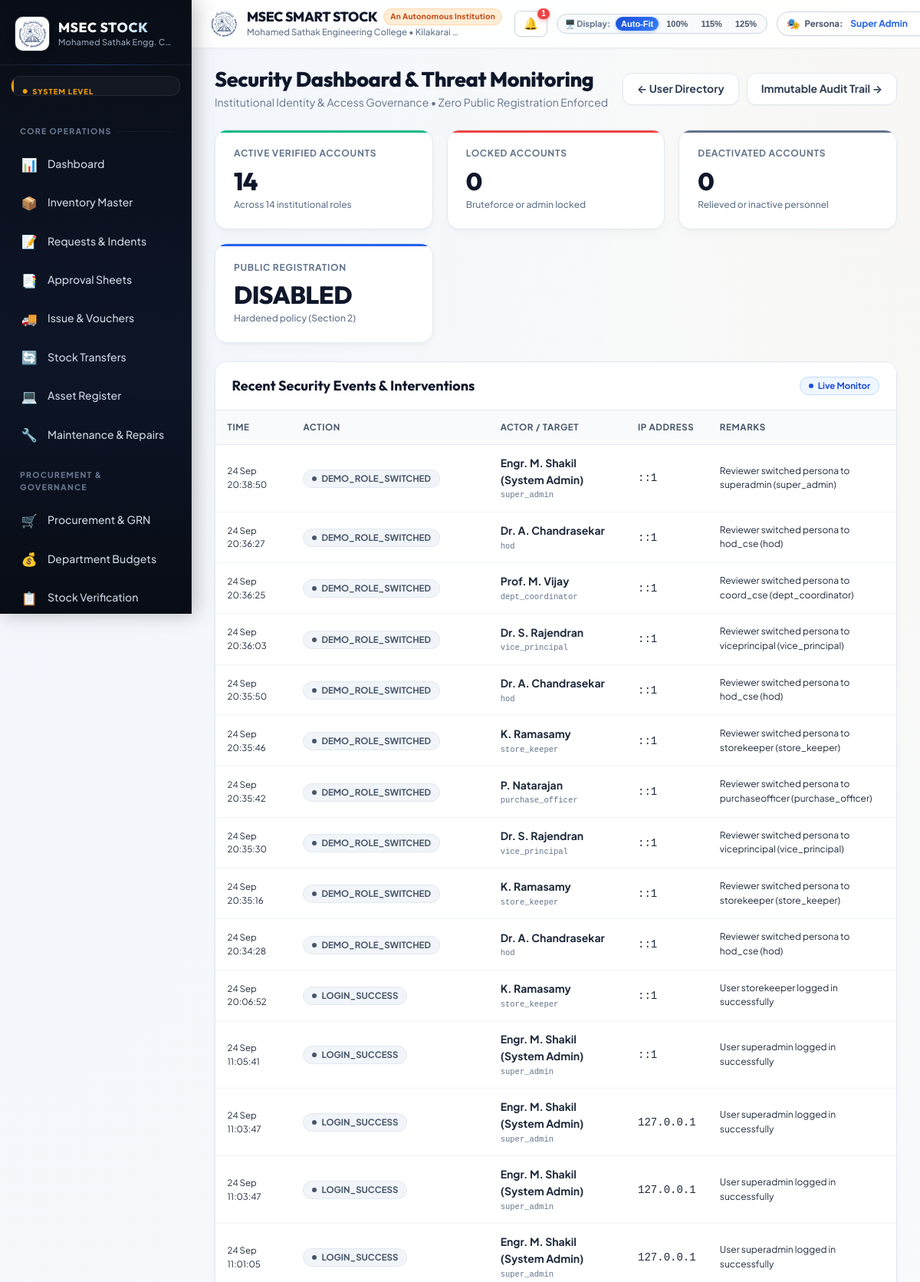
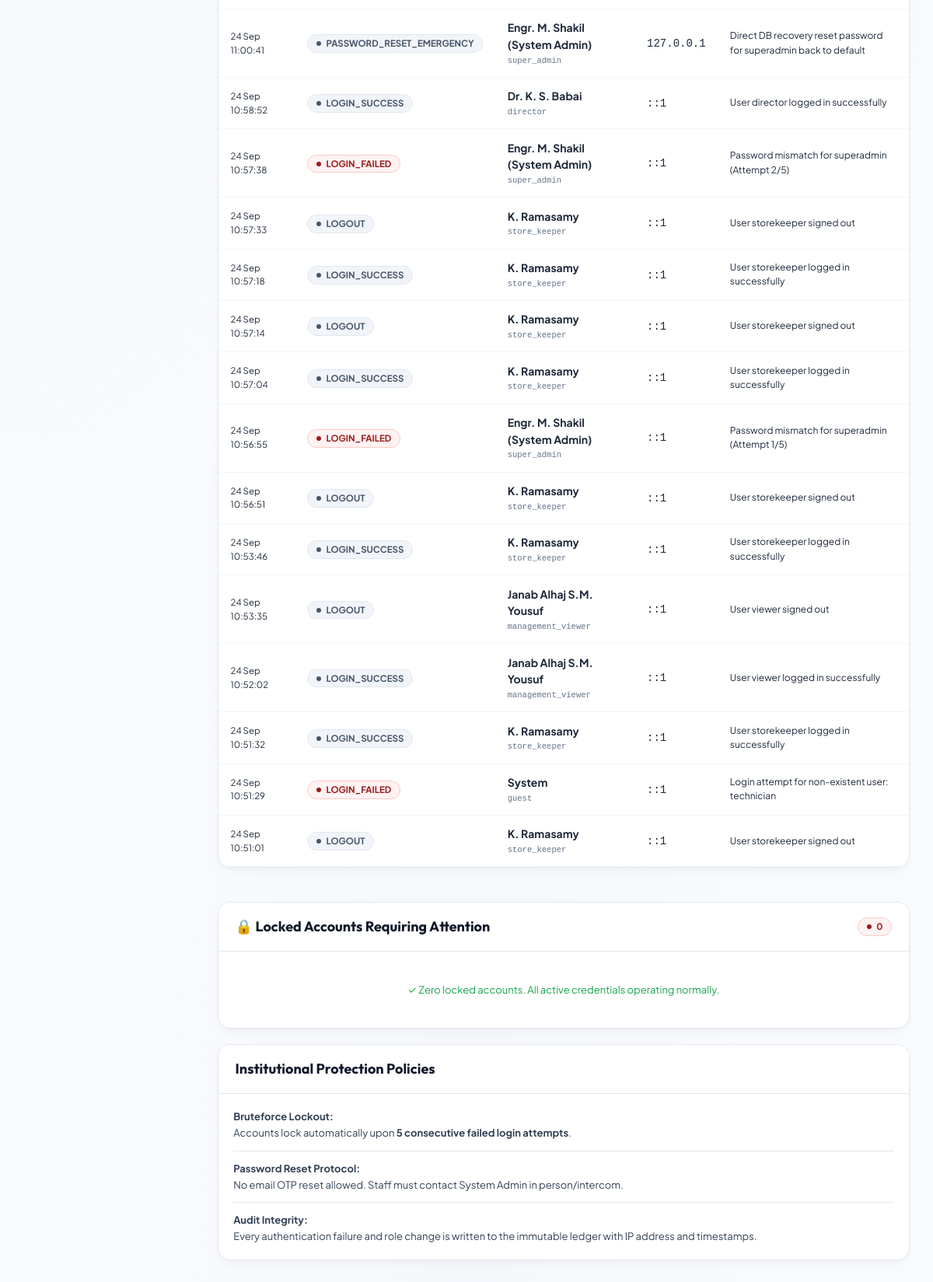
Screenshot of /index.php?route=admin_security (signed in) with the database file from the repository (2 pictures, top to bottom).
### tables this page shows
CREATE TABLE audit_logs (
                id INTEGER PRIMARY KEY AUTOINCREMENT,
                user_id INT NULL,
                role VARCHAR(50),
                action VARCHAR(100) NOT NULL,
                module VARCHAR(100) NOT NULL,
                entity_type VARCHAR(100) NULL,
                entity_id INT NULL,
                old_values TEXT NULL,
                new_values TEXT NULL,
                remarks TEXT NULL,
                ip_address VARCHAR(50),
                created_at DATETIME DEFAULT (datetime('now', 'localtime'))
            );

CREATE TABLE users (
                id INTEGER PRIMARY KEY AUTOINCREMENT,
                username VARCHAR(100) NOT NULL UNIQUE,
                password_hash VARCHAR(255) NOT NULL,
                full_name VARCHAR(150) NOT NULL,
                email VARCHAR(150) NOT NULL UNIQUE,
                phone VARCHAR(50),
                employee_id VARCHAR(50),
                designation VARCHAR(150),
                role_key VARCHAR(50) NOT NULL,
                dept_id INT NULL,
                lab_id INT NULL,
                status VARCHAR(50) DEFAULT 'Active',
                failed_attempts INT DEFAULT 0,
                locked_until DATETIME NULL,
                last_login_at DATETIME NULL,
                last_login_ip VARCHAR(50) NULL,
                created_at DATETIME DEFAULT (datetime('now', 'localtime'))
            );

### core/AuditLogger.php (called while the page is built, shortened)
<?php
class AuditLogger {
    public static function getSecurityEvents(int $limit = 50): array {
        try {
            $pdo = Database::getInstance();
            $stmt = $pdo->prepare("
                SELECT a.*, u.full_name, u.username
                FROM audit_logs a
                LEFT JOIN users u ON a.user_id = u.id
                WHERE a.module IN ('Security', 'Authentication', 'User Management')
                ORDER BY a.id DESC LIMIT ?
            ");
            $stmt->execute([$limit]);
            return $stmt->fetchAll(PDO::FETCH_ASSOC);
        } catch (Exception $e) {
            return [];
        }
    }
}

### views/admin/security.php (the view, shortened to what this page needs)
<?php
$pdo = Database::getInstance();
$activeUsersCount = (int)$pdo->query("SELECT COUNT(*) FROM users WHERE status = 'Active'")->fetchColumn();
$lockedUsersCount = (int)$pdo->query("SELECT COUNT(*) FROM users WHERE status = 'Locked'")->fetchColumn();
$disabledUsersCount = (int)$pdo->query("SELECT COUNT(*) FROM users WHERE status = 'Inactive'")->fetchColumn();
$securityLogs = AuditLogger::getSecurityEvents(30);
$lockedUsers = $pdo->query("
    SELECT u.*, d.code as dept_code
    FROM users u
    LEFT JOIN departments d ON u.dept_id = d.id
    WHERE u.status = 'Locked'
")->fetchAll(PDO::FETCH_ASSOC);
?>
<div class="page-header">
    <div>
        <h2 class="page-title">Security Dashboard & Threat Monitoring</h2>
        <div class="page-desc">Institutional Identity & Access Governance &bull; Zero Public Registration Enforced</div>
    </div>
    <div style="display: flex; gap: 10px;">
        <a href="index.php?route=admin_users" class="btn btn-secondary">&larr; User Directory</a>
        <a href="index.php?route=admin_audit" class="btn btn-secondary">Immutable Audit Trail &rarr;</a>
    </div>
</div>
<div class="stats-grid">
    <div class="stat-card success">
        <div class="stat-title">Active Verified Accounts</div>
        <div class="stat-value"><?= number_format($activeUsersCount) ?></div>
        <div class="stat-subtext">Across 14 institutional roles</div>
    </div>
    <div class="stat-card danger">
        <div class="stat-title">Locked Accounts</div>
        <div class="stat-value"><?= number_format($lockedUsersCount) ?></div>
        <div class="stat-subtext">Bruteforce or admin locked</div>
    </div>
    <div class="stat-card neutral">
        <div class="stat-title">Deactivated Accounts</div>
        <div class="stat-value"><?= number_format($disabledUsersCount) ?></div>
        <div class="stat-subtext">Relieved or inactive personnel</div>
    </div>
    <div class="stat-card primary">
        <div class="stat-title">Public Registration</div>
        <div class="stat-value">DISABLED</div>
        <div class="stat-subtext">Hardened policy (Section 2)</div>
    </div>
</div>
<div class="responsive-split-grid">
    <div class="card">
        <div class="card-header">
            <div class="card-title">Recent Security Events & Interventions</div>
            <span class="badge badge-primary">Live Monitor</span>
        </div>
        <div class="card-body" style="padding: 0;">
            <div class="data-table-container">
                <table class="data-table">
                    <thead>
                        <tr>
                            <th>Time</th>
                            <th>Action</th>
                            <th>Actor / Target</th>
                            <th>IP Address</th>
                            <th>Remarks</th>
                        </tr>
                    </thead>
                    <tbody>
                        <?php if (empty($securityLogs)): ?>
                            <tr>
                                <td colspan="5" style="text-align: center; padding: 24px; color: #64748b;">No recent security incidents logged.</td>
                            </tr>
                        <?php else: ?>
                            <?php foreach ($securityLogs as $log):
                                $isAlert = in_array($log['action'], ['USER_LOCKED', 'USER_LOCKED_AUTO', 'LOGIN_FAILED', 'LOGIN_BLOCKED_LOCKED']);
                            ?>
                                <tr>
                                    <td style="font-size: 11.5px;"><?= date('d M H:i:s', strtotime($log['created_at'])) ?></td>
                                    <td>
                                        <span class="badge <?= $isAlert ? 'badge-danger' : 'badge-neutral' ?>">
                                            <?= htmlspecialchars($log['action']) ?>
                                        </span>
                                    </td>
                                    <td>
                                        <strong><?= htmlspecialchars($log['full_name'] ?? $log['username'] ?? 'System') ?></strong>
                                        <div style="font-size: 10.5px; color: #64748b;"><code><?= htmlspecialchars($log['role']) ?></code></div>
                                    </td>
                                    <td><code><?= htmlspecialchars($log['ip_address'] ?? '127.0.0.1') ?></code></td>
                                    <td style="font-size: 12px;"><?= htmlspecialchars($log['remarks'] ?? '') ?></td>
                                </tr>
                            <?php endforeach; ?>
                        <?php endif; ?>
                    </tbody>
                </table>
            </div>
        </div>
    </div>
    <div>
        <div class="card" style="margin-bottom: 20px;">
            <div class="card-header">
                <div class="card-title">🔒 Locked Accounts Requiring Attention</div>
                <span class="badge badge-danger"><?= count($lockedUsers) ?></span>
            </div>
            <div class="card-body">
                <?php if (empty($lockedUsers)): ?>
                    <div style="text-align: center; padding: 20px; color: #16a34a; font-size: 13px;">
                        ✓ Zero locked accounts. All active credentials operating normally.
                    </div>
                <?php endif; ?>
            </div>
        </div>
        <div class="card">
            <div class="card-header">
                <div class="card-title">Institutional Protection Policies</div>
            </div>
            <div class="card-body" style="font-size: 13px; line-height: 1.6; color: #334155;">
                <div style="margin-bottom: 12px; padding-bottom: 12px; border-bottom: 1px solid #e2e8f0;">
                    <strong>Bruteforce Lockout:</strong><br>
                    Accounts lock automatically upon <strong>5 consecutive failed login attempts</strong>.
                </div>
                <div style="margin-bottom: 12px; padding-bottom: 12px; border-bottom: 1px solid #e2e8f0;">
                    <strong>Password Reset Protocol:</strong><br>
                    No email OTP reset allowed. Staff must contact System Admin in person/intercom.
                </div>
                <div>
                    <strong>Audit Integrity:</strong><br>
                    Every authentication failure and role change is written to the immutable ledger with IP address and timestamps.
                </div>
            </div>
        </div>
    </div>
</div>

### rows the page displays
audit_logs: created_at "24 Sep 20:38:50", action "DEMO_ROLE_SWITCHED", user.full_name "Engr. M. Shakil (System Admin)", role "super_admin", ip_address "::1", remarks "Reviewer switched persona to superadmin (super_admin)"
audit_logs: created_at "24 Sep 20:36:27", action "DEMO_ROLE_SWITCHED", user.full_name "Dr. A. Chandrasekar", role "hod", ip_address "::1", remarks "Reviewer switched persona to hod_cse (hod)"
audit_logs: created_at "24 Sep 20:36:25", action "DEMO_ROLE_SWITCHED", user.full_name "Prof. M. Vijay", role "dept_coordinator", ip_address "::1", remarks "Reviewer switched persona to coord_cse (dept_coordinator)"
audit_logs: created_at "24 Sep 20:36:03", action "DEMO_ROLE_SWITCHED", user.full_name "Dr. S. Rajendran", role "vice_principal", ip_address "::1", remarks "Reviewer switched persona to viceprincipal (vice_principal)"
audit_logs: created_at "24 Sep 20:35:50", action "DEMO_ROLE_SWITCHED", user.full_name "Dr. A. Chandrasekar", role "hod", ip_address "::1", remarks "Reviewer switched persona to hod_cse (hod)"
audit_logs: created_at "24 Sep 20:35:46", action "DEMO_ROLE_SWITCHED", user.full_name "K. Ramasamy", role "store_keeper", ip_address "::1", remarks "Reviewer switched persona to storekeeper (store_keeper)"
audit_logs: created_at "24 Sep 20:35:42", action "DEMO_ROLE_SWITCHED", user.full_name "P. Natarajan", role "purchase_officer", ip_address "::1", remarks "Reviewer switched persona to purchaseofficer (purchase_officer)"
audit_logs: created_at "24 Sep 20:35:30", action "DEMO_ROLE_SWITCHED", user.full_name "Dr. S. Rajendran", role "vice_principal", ip_address "::1", remarks "Reviewer switched persona to viceprincipal (vice_principal)"
audit_logs: created_at "24 Sep 20:35:16", action "DEMO_ROLE_SWITCHED", user.full_name "K. Ramasamy", role "store_keeper", ip_address "::1", remarks "Reviewer switched persona to storekeeper (store_keeper)"
audit_logs: created_at "24 Sep 20:34:28", action "DEMO_ROLE_SWITCHED", user.full_name "Dr. A. Chandrasekar", role "hod", ip_address "::1", remarks "Reviewer switched persona to hod_cse (hod)"
audit_logs: created_at "24 Sep 20:06:52", action "LOGIN_SUCCESS", user.full_name "K. Ramasamy", role "store_keeper", ip_address "::1", remarks "User storekeeper logged in successfully"
audit_logs: created_at "24 Sep 11:05:41", action "LOGIN_SUCCESS", user.full_name "Engr. M. Shakil (System Admin)", role "super_admin", ip_address "::1", remarks "User superadmin logged in successfully"
audit_logs: created_at "24 Sep 11:03:47", action "LOGIN_SUCCESS", user.full_name "Engr. M. Shakil (System Admin)", role "super_admin", ip_address "127.0.0.1", remarks "User superadmin logged in successfully"
audit_logs: created_at "24 Sep 11:03:47", action "LOGIN_SUCCESS", user.full_name "Engr. M. Shakil (System Admin)", role "super_admin", ip_address "127.0.0.1", remarks "User superadmin logged in successfully"
audit_logs: created_at "24 Sep 11:01:05", action "LOGIN_SUCCESS", user.full_name "Engr. M. Shakil (System Admin)", role "super_admin", ip_address "127.0.0.1", remarks "User superadmin logged in successfully"
audit_logs: created_at "24 Sep 11:00:41", action "PASSWORD_RESET_EMERGENCY", user.full_name "Engr. M. Shakil (System Admin)", role "super_admin", ip_address "127.0.0.1", remarks "Direct DB recovery reset password for superadmin back to default"
audit_logs: created_at "24 Sep 10:58:52", action "LOGIN_SUCCESS", user.full_name "Dr. K. S. Babai", role "director", ip_address "::1", remarks "User director logged in successfully"
audit_logs: created_at "24 Sep 10:57:38", action "LOGIN_FAILED", user.full_name "Engr. M. Shakil (System Admin)", role "super_admin", ip_address "::1", remarks "Password mismatch for superadmin (Attempt 2/5)"
audit_logs: created_at "24 Sep 10:57:33", action "LOGOUT", user.full_name "K. Ramasamy", role "store_keeper", ip_address "::1", remarks "User storekeeper signed out"
audit_logs: created_at "24 Sep 10:57:18", action "LOGIN_SUCCESS", user.full_name "K. Ramasamy", role "store_keeper", ip_address "::1", remarks "User storekeeper logged in successfully"
audit_logs: created_at "24 Sep 10:57:14", action "LOGOUT", user.full_name "K. Ramasamy", role "store_keeper", ip_address "::1", remarks "User storekeeper signed out"
audit_logs: created_at "24 Sep 10:57:04", action "LOGIN_SUCCESS", user.full_name "K. Ramasamy", role "store_keeper", ip_address "::1", remarks "User storekeeper logged in successfully"
audit_logs: created_at "24 Sep 10:56:55", action "LOGIN_FAILED", user.full_name "Engr. M. Shakil (System Admin)", role "super_admin", ip_address "::1", remarks "Password mismatch for superadmin (Attempt 1/5)"
audit_logs: created_at "24 Sep 10:56:51", action "LOGOUT", user.full_name "K. Ramasamy", role "store_keeper", ip_address "::1", remarks "User storekeeper signed out"
audit_logs: created_at "24 Sep 10:53:46", action "LOGIN_SUCCESS", user.full_name "K. Ramasamy", role "store_keeper", ip_address "::1", remarks "User storekeeper logged in successfully"
audit_logs: created_at "24 Sep 10:53:35", action "LOGOUT", user.full_name "Janab Alhaj S.M. Yousuf", role "management_viewer", ip_address "::1", remarks "User viewer signed out"
audit_logs: created_at "24 Sep 10:52:02", action "LOGIN_SUCCESS", user.full_name "Janab Alhaj S.M. Yousuf", role "management_viewer", ip_address "::1", remarks "User viewer logged in successfully"
audit_logs: created_at "24 Sep 10:51:32", action "LOGIN_SUCCESS", user.full_name "K. Ramasamy", role "store_keeper", ip_address "::1", remarks "User storekeeper logged in successfully"
audit_logs: created_at "24 Sep 10:51:29", action "LOGIN_FAILED", full_name "System", role "guest", ip_address "::1", remarks "Login attempt for non-existent user: technician"
audit_logs: created_at "24 Sep 10:51:01", action "LOGOUT", user.full_name "K. Ramasamy", role "store_keeper", ip_address "::1", remarks "User storekeeper signed out"

### other values shown
$roleLevel "SYSTEM LEVEL"
APP_NAME "MSEC SMART STOCK"
APP_INSTITUTION_TAGLINE "An Autonomous Institution"
APP_INSTITUTION_FULL "Mohamed Sathak Engineering College"
APP_INSTITUTION_LOCATION "Kilakarai…"
$unreadCount "1"
$activeUsersCount "14"
$lockedUsersCount "0"
$disabledUsersCount "0"
count($lockedUsers) "0"
